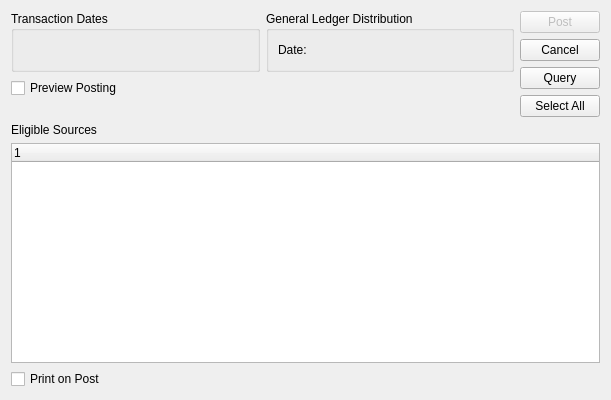
<?xml version="1.0" encoding="UTF-8"?>
<ui version="4.0">
 <class>postJournals</class>
 <widget class="QWidget" name="postJournals">
  <property name="geometry">
   <rect>
    <x>0</x>
    <y>0</y>
    <width>611</width>
    <height>400</height>
   </rect>
  </property>
  <property name="windowTitle">
   <string>Post Journals</string>
  </property>
  <layout class="QGridLayout" name="gridLayout_5">
   <item row="0" column="0">
    <layout class="QVBoxLayout" name="verticalLayout_2">
     <item>
      <layout class="QGridLayout" name="gridLayout_3">
       <item row="0" column="0">
        <widget class="QGroupBox" name="_journalGroup">
         <property name="title">
          <string>Transaction Dates</string>
         </property>
         <layout class="QGridLayout" name="gridLayout">
          <item row="0" column="0">
           <widget class="DateCluster" name="_journalDates">
            <property name="focusPolicy">
             <enum>Qt::StrongFocus</enum>
            </property>
           </widget>
          </item>
          <item row="0" column="1">
           <spacer name="horizontalSpacer_2">
            <property name="orientation">
             <enum>Qt::Horizontal</enum>
            </property>
            <property name="sizeHint" stdset="0">
             <size>
              <width>40</width>
              <height>20</height>
             </size>
            </property>
           </spacer>
          </item>
         </layout>
        </widget>
       </item>
       <item row="0" column="1">
        <widget class="QGroupBox" name="_distGroup">
         <property name="title">
          <string>General Ledger Distribution</string>
         </property>
         <layout class="QGridLayout" name="gridLayout_2">
          <item row="0" column="0">
           <widget class="QLabel" name="_distDateLit">
            <property name="text">
             <string>Date:</string>
            </property>
           </widget>
          </item>
          <item row="0" column="1">
           <widget class="DLineEdit" name="_distDate"/>
          </item>
          <item row="0" column="2">
           <spacer name="horizontalSpacer_3">
            <property name="orientation">
             <enum>Qt::Horizontal</enum>
            </property>
            <property name="sizeHint" stdset="0">
             <size>
              <width>40</width>
              <height>20</height>
             </size>
            </property>
           </spacer>
          </item>
         </layout>
        </widget>
       </item>
       <item row="1" column="0">
        <widget class="XCheckBox" name="_preview">
         <property name="text">
          <string>Preview Posting</string>
         </property>
         <property name="forgetful">
          <bool>true</bool>
         </property>
        </widget>
       </item>
      </layout>
     </item>
     <item>
      <spacer name="verticalSpacer_2">
       <property name="orientation">
        <enum>Qt::Vertical</enum>
       </property>
       <property name="sizeHint" stdset="0">
        <size>
         <width>20</width>
         <height>0</height>
        </size>
       </property>
      </spacer>
     </item>
    </layout>
   </item>
   <item row="0" column="1">
    <layout class="QVBoxLayout" name="verticalLayout">
     <item>
      <widget class="QPushButton" name="_post">
       <property name="enabled">
        <bool>false</bool>
       </property>
       <property name="text">
        <string>Post</string>
       </property>
      </widget>
     </item>
     <item>
      <widget class="QPushButton" name="_cancel">
       <property name="text">
        <string>Cancel</string>
       </property>
      </widget>
     </item>
     <item>
      <widget class="QPushButton" name="_query">
       <property name="text">
        <string>Query</string>
       </property>
      </widget>
     </item>
     <item>
      <widget class="QPushButton" name="_selectAll">
       <property name="text">
        <string>Select All</string>
       </property>
      </widget>
     </item>
     <item>
      <spacer name="verticalSpacer">
       <property name="orientation">
        <enum>Qt::Vertical</enum>
       </property>
       <property name="sizeHint" stdset="0">
        <size>
         <width>20</width>
         <height>0</height>
        </size>
       </property>
      </spacer>
     </item>
    </layout>
   </item>
   <item row="1" column="0" colspan="2">
    <widget class="QFrame" name="_frame">
     <property name="sizePolicy">
      <sizepolicy hsizetype="Preferred" vsizetype="Preferred">
       <horstretch>0</horstretch>
       <verstretch>1</verstretch>
      </sizepolicy>
     </property>
     <property name="frameShape">
      <enum>QFrame::NoFrame</enum>
     </property>
     <property name="frameShadow">
      <enum>QFrame::Raised</enum>
     </property>
     <layout class="QGridLayout" name="gridLayout_4">
      <property name="margin">
       <number>0</number>
      </property>
      <item row="0" column="0">
       <widget class="QLabel" name="_sourcesLit">
        <property name="text">
         <string>Eligible Sources</string>
        </property>
       </widget>
      </item>
      <item row="1" column="0">
       <widget class="XTreeWidget" name="_sources"/>
      </item>
     </layout>
    </widget>
   </item>
   <item row="2" column="0">
    <widget class="XCheckBox" name="_print">
     <property name="text">
      <string>Print on Post</string>
     </property>
    </widget>
   </item>
  </layout>
 </widget>
 <customwidgets>
  <customwidget>
   <class>DateCluster</class>
   <extends>QWidget</extends>
   <header>datecluster.h</header>
  </customwidget>
  <customwidget>
   <class>DLineEdit</class>
   <extends>QWidget</extends>
   <header>datecluster.h</header>
  </customwidget>
  <customwidget>
   <class>XCheckBox</class>
   <extends>QCheckBox</extends>
   <header>xcheckbox.h</header>
  </customwidget>
  <customwidget>
   <class>XTreeWidget</class>
   <extends>QTreeWidget</extends>
   <header>xtreewidget.h</header>
  </customwidget>
 </customwidgets>
 <resources/>
 <connections>
  <connection>
   <sender>_cancel</sender>
   <signal>clicked()</signal>
   <receiver>postJournals</receiver>
   <slot>close()</slot>
   <hints>
    <hint type="sourcelabel">
     <x>548</x>
     <y>61</y>
    </hint>
    <hint type="destinationlabel">
     <x>305</x>
     <y>199</y>
    </hint>
   </hints>
  </connection>
 </connections>
</ui>
